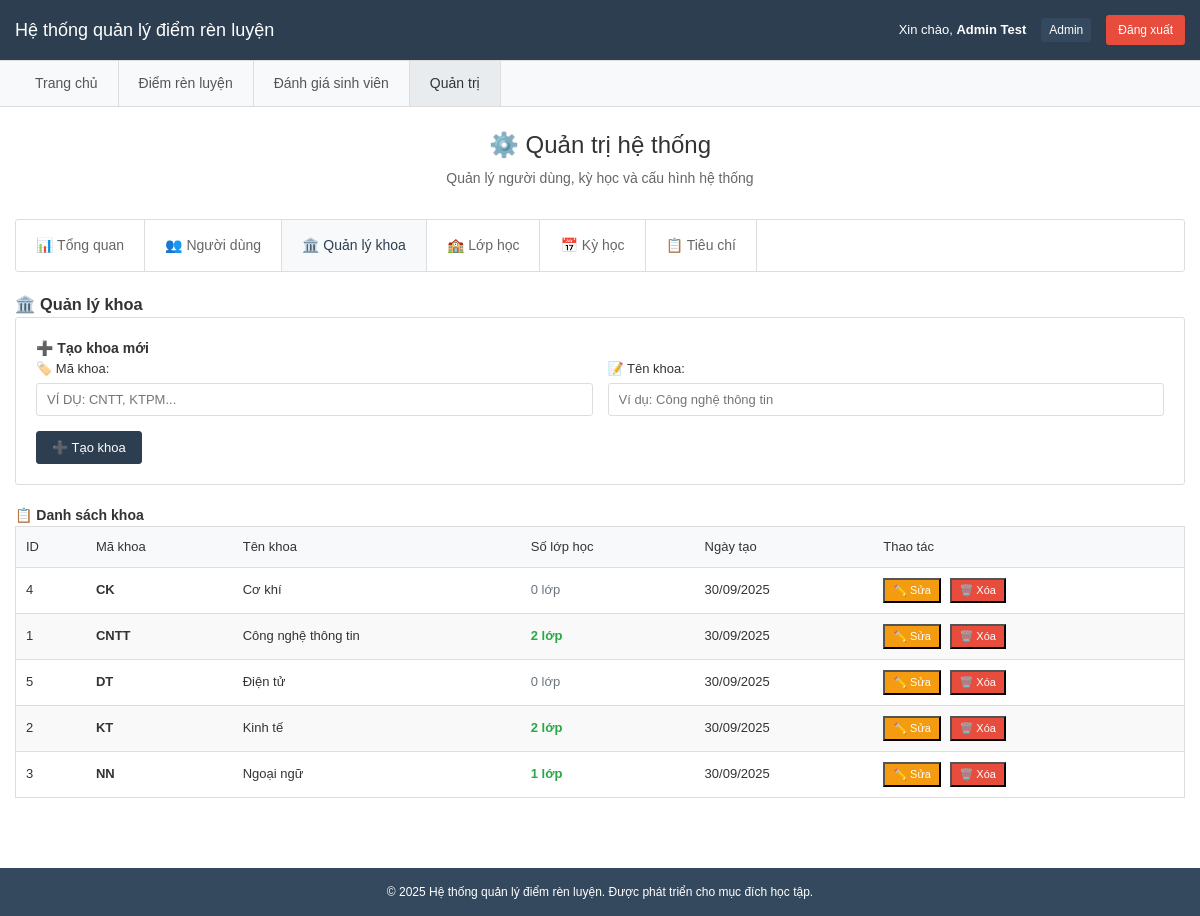
The app's page /admin.php?tab=faculties (signed in) with its own data.
### tables this page shows
CREATE TABLE IF NOT EXISTS faculties (
  id BIGINT UNSIGNED PRIMARY KEY AUTO_INCREMENT,
  code VARCHAR(50) NOT NULL UNIQUE,
  name VARCHAR(255) NOT NULL,
  created_at TIMESTAMP NULL DEFAULT CURRENT_TIMESTAMP,
  updated_at TIMESTAMP NULL DEFAULT CURRENT_TIMESTAMP ON UPDATE CURRENT_TIMESTAMP
);

### admin.php (the view, shortened to what this page needs)
<?php
require_once 'config.php';
$user_name = $_SESSION['user_name'];
$user_role = $_SESSION['user_role'];
$current_tab = isset($_GET['tab']) ? $_GET['tab'] : 'dashboard';
try {
    $stats = [];
    $stmt = $pdo->query("SELECT role, COUNT(*) as count FROM users WHERE is_active = 1 GROUP BY role");
    $user_stats = $stmt->fetchAll(PDO::FETCH_KEY_PAIR);
    $stmt = $pdo->query("SELECT COUNT(*) FROM students");
    $stats['total_students'] = $stmt->fetchColumn();
    $stmt = $pdo->query("SELECT COUNT(*) FROM lecturers");
    $stats['total_lecturers'] = $stmt->fetchColumn();
    $stmt = $pdo->query("SELECT COUNT(*) FROM classes");
    $stats['total_classes'] = $stmt->fetchColumn();
    $stmt = $pdo->query("SELECT COUNT(*) FROM evaluations");
    $stats['total_evaluations'] = $stmt->fetchColumn();
    $stmt = $pdo->query("SELECT * FROM faculties ORDER BY name");
    $faculties = $stmt->fetchAll(PDO::FETCH_ASSOC);
} catch (PDOException $e) {
    $error_message = "Lỗi truy vấn database: " . $e->getMessage();
}
?>
<!DOCTYPE html>
<html lang="vi">
<head>
    <link rel="stylesheet" href="style.css">
</head>
<body>
    <header class="header">
        <div class="container">
            <h1>Hệ thống quản lý điểm rèn luyện</h1>
            <div class="user-info">
                <span>Xin chào, <strong><?php echo htmlspecialchars($user_name); ?></strong></span>
                <span class="role-badge">Admin</span>
                <a href="?logout=1" class="btn-logout">Đăng xuất</a>
            </div>
        </div>
    </header>
    <nav class="nav-menu">
        <div class="container">
            <ul class="menu-list">
                <li><a href="index.php">Trang chủ</a></li>
                <?php if ($user_role === 'student'): ?>
                    <li><a href="students.php">Tự đánh giá</a></li>
                    <li><a href="evaluations.php">Xem kết quả</a></li>
                <?php else: ?>
                    <li><a href="evaluations.php">Điểm rèn luyện</a></li>
                    <li><a href="lecturer_evaluation.php">Đánh giá sinh viên</a></li>
                    <?php if ($user_role === 'admin'): ?>
                        <li><a href="admin.php" class="active">Quản trị</a></li>
                    <?php endif; ?>
                <?php endif; ?>
            </ul>
        </div>
    </nav>
    <main class="main-content">
        <div class="container">
            <section class="page-header">
                <h2>⚙️ Quản trị hệ thống</h2>
                <p>Quản lý người dùng, kỳ học và cấu hình hệ thống</p>
            </section>
            <div class="admin-tabs">
                <ul>
                    <li><a href="?tab=dashboard" class="<?php echo $current_tab == 'dashboard' ? 'active' : ''; ?>">📊 Tổng quan</a></li>
                    <li><a href="?tab=users" class="<?php echo $current_tab == 'users' ? 'active' : ''; ?>">👥 Người dùng</a></li>
                    <li><a href="?tab=faculties" class="<?php echo $current_tab == 'faculties' ? 'active' : ''; ?>">🏛️ Quản lý khoa</a></li>
                    <li><a href="?tab=classes" class="<?php echo $current_tab == 'classes' ? 'active' : ''; ?>">🏫 Lớp học</a></li>
                    <li><a href="?tab=terms" class="<?php echo $current_tab == 'terms' ? 'active' : ''; ?>">📅 Kỳ học</a></li>
                    <li><a href="?tab=criteria" class="<?php echo $current_tab == 'criteria' ? 'active' : ''; ?>">📋 Tiêu chí</a></li>
                </ul>
            </div>
            <?php if ($current_tab == 'dashboard'): ?>
                <section class="dashboard-section">
                    <h3>📊 Thống kê tổng quan</h3>
                    <div class="stats-grid">
                        <div class="stat-box">
                            <div class="stat-number"><?php echo number_format($stats['total_students']); ?></div>
                            <div class="stat-label">👨‍🎓 Sinh viên</div>
                        </div>
                        <div class="stat-box">
                            <div class="stat-number"><?php echo number_format($stats['total_lecturers']); ?></div>
                            <div class="stat-label">👨‍🏫 Giảng viên</div>
                        </div>
                        <div class="stat-box">
                            <div class="stat-number"><?php echo number_format($stats['total_classes']); ?></div>
                            <div class="stat-label">🏫 Lớp học</div>
                        </div>
                        <div class="stat-box">
                            <div class="stat-number"><?php echo number_format($stats['total_evaluations']); ?></div>
                            <div class="stat-label">📝 Đánh giá</div>
                        </div>
                        <div class="stat-box">
                            <div class="stat-number"><?php echo number_format($user_stats['admin'] ?? 0); ?></div>
                            <div class="stat-label">👑 Admin</div>
                        </div>
                        <div class="stat-box">
                            <div class="stat-number"><?php echo number_format($user_stats['lecturer'] ?? 0); ?></div>
                            <div class="stat-label">🎓 Lecturer</div>
                        </div>
                        <div class="stat-box">
                            <div class="stat-number"><?php echo number_format($user_stats['student'] ?? 0); ?></div>
                            <div class="stat-label">📚 Student</div>
                        </div>
                        <div class="stat-box">
                            <div class="stat-number"><?php echo number_format(array_sum($user_stats)); ?></div>
                            <div class="stat-label">👤 Tổng users</div>
                        </div>
                    </div>
                </section>
            <?php elseif ($current_tab == 'faculties'): ?>
                <section class="faculties-section">
                    <h3>🏛️ Quản lý khoa</h3>
                    <div class="admin-form">
                        <h4>➕ Tạo khoa mới</h4>
                        <form method="POST" action="">
                            <div class="form-row">
                                <div class="form-group">
                                    <label for="faculty_code">🏷️ Mã khoa:</label>
                                    <input type="text" id="faculty_code" name="code"
                                           placeholder="Ví dụ: CNTT, KTPM..."
                                           style="text-transform: uppercase;"
                                           maxlength="10" required>
                                </div>
                                <div class="form-group">
                                    <label for="faculty_name">📝 Tên khoa:</label>
                                    <input type="text" id="faculty_name" name="name"
                                           placeholder="Ví dụ: Công nghệ thông tin" required>
                                </div>
                            </div>
                            <button type="submit" class="btn-save">➕ Tạo khoa</button>
                        </form>
                    </div>
                    <div class="admin-table-container">
                        <h4>📋 Danh sách khoa</h4>
                        <table class="admin-table">
                            <thead>
                                <tr>
                                    <th>ID</th>
                                    <th>Mã khoa</th>
                                    <th>Tên khoa</th>
                                    <th>Số lớp học</th>
                                    <th>Ngày tạo</th>
                                    <th>Thao tác</th>
                                </tr>
                            </thead>
                            <tbody>
                                <?php if (empty($faculties)): ?>
                                <tr>
                                    <td colspan="6" style="text-align: center; color: #999; font-style: italic;">
                                        Chưa có khoa nào. Hãy tạo khoa đầu tiên.
                                    </td>
                                </tr>
                                <?php else: ?>
                                <?php foreach ($faculties as $faculty): ?>
                                <tr>
                                    <td><?php echo $faculty['id']; ?></td>
                                    <td><strong><?php echo htmlspecialchars($faculty['code']); ?></strong></td>
                                    <td><?php echo htmlspecialchars($faculty['name']); ?></td>
                                    <td>
                                        <?php
                                        $stmt = $pdo->prepare("SELECT COUNT(*) FROM classes WHERE faculty_id = ?");
                                        $stmt->execute([$faculty['id']]);
                                        $class_count = $stmt->fetchColumn();
                                        echo $class_count > 0 ?
                                            '<span style="color: #28a745; font-weight: bold;">' . $class_count . ' lớp</span>' :
                                            '<span style="color: #6c757d;">0 lớp</span>';
                                        ?>
                                    </td>
                                    <td><?php echo date('d/m/Y', strtotime($faculty['created_at'])); ?></td>
                                    <td>
                                        <button class="btn-small btn-edit"
                                                onclick="editFaculty(<?php echo $faculty['id']; ?>, '<?php echo htmlspecialchars($faculty['code'], ENT_QUOTES); ?>', '<?php echo htmlspecialchars($faculty['name'], ENT_QUOTES); ?>')">✏️ Sửa</button>
                                        <button class="btn-small btn-delete"
                                                onclick="deleteFaculty(<?php echo $faculty['id']; ?>, '<?php echo htmlspecialchars($faculty['name'], ENT_QUOTES); ?>')">🗑️ Xóa</button>
                                    </td>
                                </tr>
                                <?php endforeach; ?>
                                <?php endif; ?>
                            </tbody>
                        </table>
                    </div>
                </section>
            <?php endif; ?>
        </div>
    </main>
    <footer class="footer">
        <div class="container">
            <p>&copy; 2025 Hệ thống quản lý điểm rèn luyện. Được phát triển cho mục đích học tập.</p>
        </div>
    </footer>
</body>
</html>

### style.css (style rules this page uses)
* { margin: 0; padding: 0; box-sizing: border-box; }
body { font-family: Arial, sans-serif; line-height: 1.5; color: #333; background-color: #ffffff; font-size: 14px; }
.container { max-width: 1200px; margin: 0 auto; padding: 0 15px; }
.header { background-color: #2c3e50; color: white; padding: 15px 0; border-bottom: 1px solid #ddd; }
.header .container { display: flex; justify-content: space-between; align-items: center; flex-wrap: wrap; }
.header h1 { font-size: 18px; font-weight: normal; }
.user-info { display: flex; align-items: center; gap: 15px; flex-wrap: wrap; font-size: 13px; }
.role-badge { background-color: #34495e; padding: 3px 8px; border-radius: 3px; font-size: 12px; }
.btn-logout { background-color: #e74c3c; color: white; padding: 6px 12px; border-radius: 3px; text-decoration: none; font-size: 12px; }
.nav-menu { background-color: #f8f9fa; border-bottom: 1px solid #ddd; padding: 0; }
.menu-list { list-style: none; display: flex; margin: 0; padding: 0; }
.menu-list li a { display: block; padding: 12px 20px; text-decoration: none; color: #555; border-right: 1px solid #ddd; }
.menu-list li a:hover, .menu-list li a.active { background-color: #e9ecef; color: #333; }
.main-content { min-height: 70vh; padding: 20px 0; }
.page-header { text-align: center; margin-bottom: 30px; }
.page-header h2 { color: #333; font-size: 24px; margin-bottom: 5px; font-weight: normal; }
.page-header p { color: #666; font-size: 14px; }
.search-field, .form-group { flex: 1; min-width: 150px; }
.search-field label, .form-group label { display: block; margin-bottom: 5px; font-weight: normal; color: #333; font-size: 13px; }
.search-field input, .search-field select, .form-group input, .form-group select { width: 100%; padding: 8px 10px; border: 1px solid #ddd; border-radius: 3px; font-size: 13px; }
.btn-search, .btn-reset, .btn-save, .btn-cancel, .btn-view, .btn-select, .btn-login { padding: 8px 15px; border: 1px solid #ddd; border-radius: 3px; font-size: 13px; text-decoration: none; text-align: center; cursor: pointer; display: inline-block; background-color: white; color: #333; }
.btn-search, .btn-save, .btn-login { background-color: #2c3e50; color: white; border-color: #2c3e50; }
.footer { background-color: #34495e; color: white; text-align: center; padding: 15px 0; margin-top: 30px; font-size: 12px; }

### admin.php (style rules this page uses)
.admin-tabs { background: white; border: 1px solid #ddd; border-radius: 3px; margin-bottom: 20px; }
.admin-tabs ul { list-style: none; display: flex; margin: 0; padding: 0; }
.admin-tabs li a { display: block; padding: 15px 20px; text-decoration: none; color: #666; border-right: 1px solid #ddd; }
.admin-tabs li a.active, .admin-tabs li a:hover { background-color: #f8f9fa; color: #2c3e50; }
.admin-table { width: 100%; border-collapse: collapse; background: white; border: 1px solid #ddd; margin-bottom: 20px; }
.admin-table th, .admin-table td { padding: 10px; text-align: left; border-bottom: 1px solid #ddd; font-size: 13px; }
.admin-table th { background-color: #f8f9fa; font-weight: normal; }
.admin-table tr:nth-child(even) { background-color: #f9f9f9; }
.admin-form { background: white; border: 1px solid #ddd; border-radius: 3px; padding: 20px; margin-bottom: 20px; }
.form-row { display: grid; grid-template-columns: 1fr 1fr; gap: 15px; margin-bottom: 15px; }
.btn-small { padding: 4px 8px; font-size: 11px; margin-right: 5px; }
.btn-edit { background-color: #f39c12; color: white; }
.btn-delete { background-color: #e74c3c; color: white; }

### records on screen
faculties: id "4", code "CK", name "Cơ khí", shows "0 lớp", created_at "30/09/2025"
faculties: id "1", code "CNTT", name "Công nghệ thông tin", class_count "2", created_at "30/09/2025"
faculties: id "5", code "DT", name "Điện tử", shows "0 lớp", created_at "30/09/2025"
faculties: id "2", code "KT", name "Kinh tế", class_count "2", created_at "30/09/2025"
faculties: id "3", code "NN", name "Ngoại ngữ", class_count "1", created_at "30/09/2025"

### other values on screen
$user_name "Admin Test"
